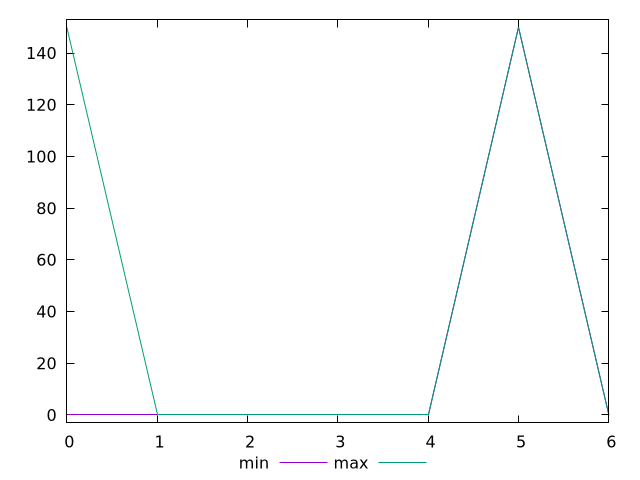

Write the gnuplot code that produced this figure.
$_min <<EOF
0
0
0
0
0
150
0
EOF
$_max <<EOF
150
0
0
0
0
150
0
EOF
set key outside below
set terminal pngcairo
set output "report_00006_2020-11-02T20-21-41.718Z/unminified-javascript/progession_min_max.png"
set yrange [-3:153]
plot $_min title "min" with line ,$_max title "max" with line ,
